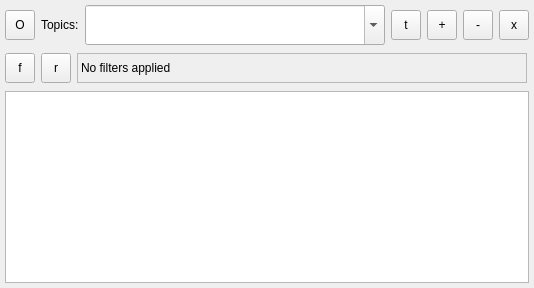
         <widget class="QWidget" name="tab_consumer">
          <attribute name="title">
           <string>Consumer</string>
          </attribute>
          <layout class="QVBoxLayout" name="verticalLayout_11">
           <property name="leftMargin">
            <number>5</number>
           </property>
           <property name="topMargin">
            <number>5</number>
           </property>
           <property name="rightMargin">
            <number>5</number>
           </property>
           <property name="bottomMargin">
            <number>5</number>
           </property>
           <item>
            <layout class="QGridLayout" name="gridLayout_9">
             <item row="0" column="1">
              <widget class="QLabel" name="lbl_cons_topics">
               <property name="text">
                <string>Topics:</string>
               </property>
              </widget>
             </item>
             <item row="0" column="6">
              <widget class="QToolButton" name="tbtn_cons_clear_topics">
               <property name="minimumSize">
                <size>
                 <width>30</width>
                 <height>30</height>
                </size>
               </property>
               <property name="maximumSize">
                <size>
                 <width>30</width>
                 <height>30</height>
                </size>
               </property>
               <property name="toolTip">
                <string>Clear all topics from the list</string>
               </property>
               <property name="text">
                <string>x</string>
               </property>
               <property name="iconSize">
                <size>
                 <width>24</width>
                 <height>24</height>
                </size>
               </property>
              </widget>
             </item>
             <item row="0" column="0">
              <widget class="QToolButton" name="tbtn_cons_connect">
               <property name="minimumSize">
                <size>
                 <width>30</width>
                 <height>30</height>
                </size>
               </property>
               <property name="maximumSize">
                <size>
                 <width>30</width>
                 <height>30</height>
                </size>
               </property>
               <property name="toolTip">
                <string>Start consuming from the selected Kafka topics</string>
               </property>
               <property name="text">
                <string>O</string>
               </property>
               <property name="iconSize">
                <size>
                 <width>24</width>
                 <height>24</height>
                </size>
               </property>
              </widget>
             </item>
             <item row="0" column="4">
              <widget class="QToolButton" name="tbtn_cons_add_topics">
               <property name="minimumSize">
                <size>
                 <width>30</width>
                 <height>30</height>
                </size>
               </property>
               <property name="maximumSize">
                <size>
                 <width>30</width>
                 <height>30</height>
                </size>
               </property>
               <property name="toolTip">
                <string>Add topic to the list</string>
               </property>
               <property name="text">
                <string>+</string>
               </property>
               <property name="iconSize">
                <size>
                 <width>24</width>
                 <height>24</height>
                </size>
               </property>
              </widget>
             </item>
             <item row="0" column="2">
              <widget class="HComboBox" name="cmb_cons_topics">
               <property name="sizePolicy">
                <sizepolicy hsizetype="Expanding" vsizetype="Fixed">
                 <horstretch>0</horstretch>
                 <verstretch>0</verstretch>
                </sizepolicy>
               </property>
               <property name="minimumSize">
                <size>
                 <width>300</width>
                 <height>40</height>
                </size>
               </property>
               <property name="toolTip">
                <string>Select or type a new kafka topic</string>
               </property>
               <property name="layoutDirection">
                <enum>Qt::LeftToRight</enum>
               </property>
               <property name="editable">
                <bool>true</bool>
               </property>
               <property name="insertPolicy">
                <enum>QComboBox::InsertAtTop</enum>
               </property>
               <property name="minimumContentsLength">
                <number>0</number>
               </property>
               <property name="iconSize">
                <size>
                 <width>24</width>
                 <height>24</height>
                </size>
               </property>
              </widget>
             </item>
             <item row="0" column="5">
              <widget class="QToolButton" name="tbtn_cons_del_topics">
               <property name="minimumSize">
                <size>
                 <width>30</width>
                 <height>30</height>
                </size>
               </property>
               <property name="maximumSize">
                <size>
                 <width>30</width>
                 <height>30</height>
                </size>
               </property>
               <property name="toolTip">
                <string>Remove topic from the list</string>
               </property>
               <property name="text">
                <string>-</string>
               </property>
               <property name="iconSize">
                <size>
                 <width>24</width>
                 <height>24</height>
                </size>
               </property>
              </widget>
             </item>
             <item row="0" column="3">
              <widget class="QToolButton" name="tbtn_cons_find_topics">
               <property name="minimumSize">
                <size>
                 <width>30</width>
                 <height>30</height>
                </size>
               </property>
               <property name="maximumSize">
                <size>
                 <width>30</width>
                 <height>30</height>
                </size>
               </property>
               <property name="toolTip">
                <string>Add topic to the list</string>
               </property>
               <property name="text">
                <string>t</string>
               </property>
               <property name="iconSize">
                <size>
                 <width>24</width>
                 <height>24</height>
                </size>
               </property>
              </widget>
             </item>
            </layout>
           </item>
           <item>
            <widget class="QFrame" name="frame">
             <property name="frameShape">
              <enum>QFrame::NoFrame</enum>
             </property>
             <property name="frameShadow">
              <enum>QFrame::Plain</enum>
             </property>
             <layout class="QHBoxLayout" name="horizontalLayout">
              <property name="leftMargin">
               <number>0</number>
              </property>
              <property name="topMargin">
               <number>2</number>
              </property>
              <property name="rightMargin">
               <number>2</number>
              </property>
              <property name="bottomMargin">
               <number>2</number>
              </property>
              <item>
               <widget class="QToolButton" name="tbtn_cons_filters">
                <property name="minimumSize">
                 <size>
                  <width>30</width>
                  <height>30</height>
                 </size>
                </property>
                <property name="maximumSize">
                 <size>
                  <width>30</width>
                  <height>30</height>
                 </size>
                </property>
                <property name="toolTip">
                 <string>Add a message filter</string>
                </property>
                <property name="text">
                 <string>f</string>
                </property>
                <property name="iconSize">
                 <size>
                  <width>24</width>
                  <height>24</height>
                 </size>
                </property>
               </widget>
              </item>
              <item>
               <widget class="QToolButton" name="tbtn_cons_filters_refresh">
                <property name="minimumSize">
                 <size>
                  <width>30</width>
                  <height>30</height>
                 </size>
                </property>
                <property name="maximumSize">
                 <size>
                  <width>30</width>
                  <height>30</height>
                 </size>
                </property>
                <property name="toolTip">
                 <string>Refresh table data using filters</string>
                </property>
                <property name="text">
                 <string>r</string>
                </property>
                <property name="iconSize">
                 <size>
                  <width>24</width>
                  <height>24</height>
                 </size>
                </property>
               </widget>
              </item>
              <item>
               <widget class="QLabel" name="lbl_cons_filters">
                <property name="frameShape">
                 <enum>QFrame::StyledPanel</enum>
                </property>
                <property name="frameShadow">
                 <enum>QFrame::Sunken</enum>
                </property>
                <property name="text">
                 <string>No filters applied</string>
                </property>
               </widget>
              </item>
             </layout>
            </widget>
           </item>
           <item>
            <widget class="HTableView" name="tbl_consumer">
             <property name="contextMenuPolicy">
              <enum>Qt::CustomContextMenu</enum>
             </property>
             <property name="toolTip">
              <string>Current consumed Kafka messages</string>
             </property>
             <property name="showDropIndicator" stdset="0">
              <bool>false</bool>
             </property>
             <property name="dragDropOverwriteMode">
              <bool>false</bool>
             </property>
             <property name="sortingEnabled">
              <bool>true</bool>
             </property>
             <attribute name="horizontalHeaderCascadingSectionResizes">
              <bool>true</bool>
             </attribute>
             <attribute name="horizontalHeaderMinimumSectionSize">
              <number>24</number>
             </attribute>
             <attribute name="verticalHeaderDefaultSectionSize">
              <number>24</number>
             </attribute>
             <attribute name="verticalHeaderMinimumSectionSize">
              <number>18</number>
             </attribute>
             <attribute name="verticalHeaderShowSortIndicator" stdset="0">
              <bool>false</bool>
             </attribute>
             <attribute name="verticalHeaderStretchLastSection">
              <bool>false</bool>
             </attribute>
            </widget>
           </item>
          </layout>
         </widget>
